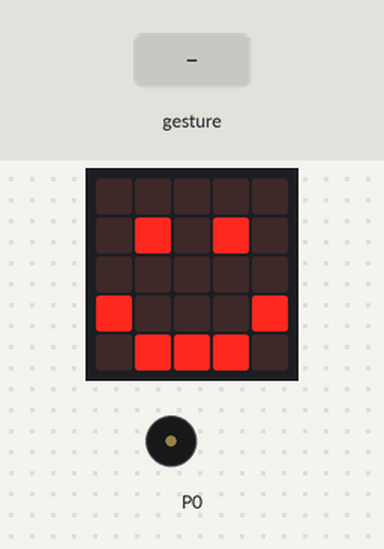
The program below on a simulated BBC micro:bit (MakeCode). Shown: the board's 5×5 LED display, buzzer (waves = sounding). Inputs (shaded band) come from the test bench. Random numbers come from a fixed seed; a tilt is held for 1.5 s and a shake lasts 1 s, then the board lies face up again.

Above: at 1.8 s.
1.9 s: gesture 'shake'
At 2.95 s:
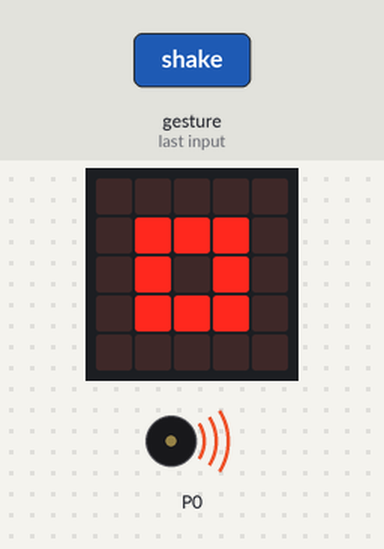
At 3.7 s:
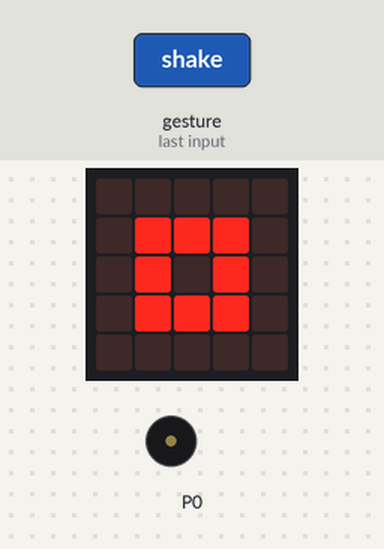
4.7 s: gesture 'shake'
At 7.1 s:
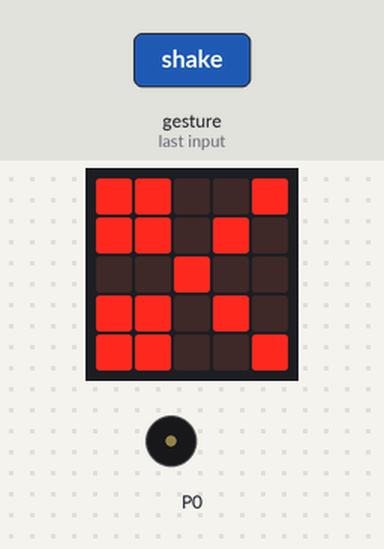
Timing chart, 0 to 8.6 s (numbered marks = the images above; inputs shaded):
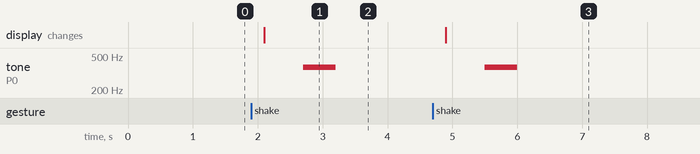

Measured:
- after the input at 1.9 s, tone on P0: silent → 370 Hz after 0.80 s, → silent 0.50 s later; the display: changes after 0.20 s (image 1)
- after the input at 4.7 s, tone on P0: silent → 370 Hz after 0.80 s, → silent 0.50 s later; the display: changes after 0.20 s (image 3)

The program:

main.ts
```typescript
input.onGesture(Gesture.Shake, function () {
    escolha = randint(0, 2)
    if (escolha == 0) {
        basic.showIcon(IconNames.SmallSquare)
    } else if (escolha == 1) {
        basic.showIcon(IconNames.Square)
    } else {
        basic.showIcon(IconNames.Scissors)
    }
    music.play(music.tonePlayable(370, music.beat(BeatFraction.Whole)), music.PlaybackMode.UntilDone)
    basic.pause(200)
})
let escolha = 0
basic.showIcon(IconNames.Happy)
```

test.ts
```typescript
// testes vão aqui; isto não será compilado quando este pacote for usado como uma extensão.
```
